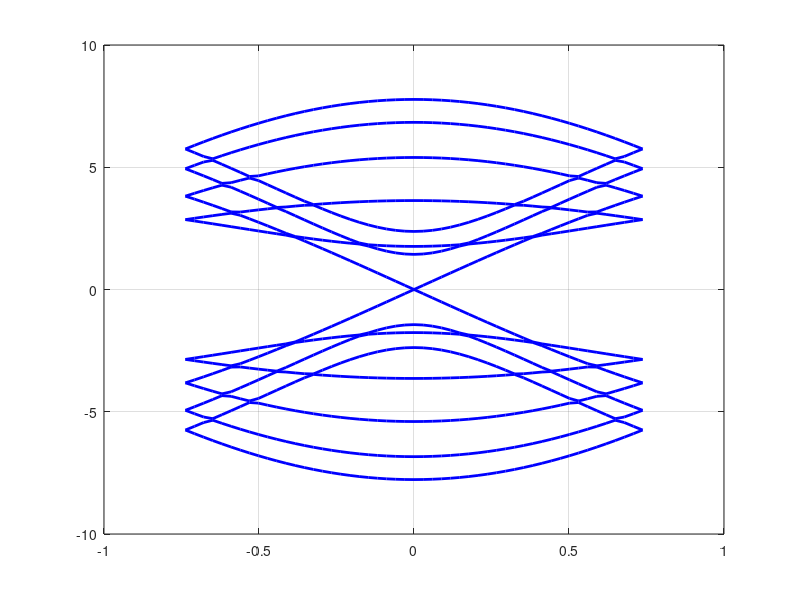

Reproduce this figure in MATLAB.
clear, clc;
format long
%%
N=8;
Numberofunit=1;
Nunit=2*N;
NTOT=Numberofunit*Nunit;
a=1.42;
%%
%%%%%Pos1 is matrix which consists of the positions (in the x-y plane)
%%%of 2N carbon atoms in a unit cell of an armchair GNR%%%%
Pos1=zeros(NTOT,2);
for m=0:Numberofunit-1
 for n=0:1
    for i=1:N
    if rem(i,2)==1
        Pos1(i+n*N+m*2*N,1)=a+n*a+m*3*a;
    end
    if rem(i,2)==0
        Pos1(i+n*N+m*2*N,1)=(a/2)+n*2*a+m*3*a;
    end 
    end
    for i=1:N
        Pos1(i+n*N+m*2*N,2)=(i-1)*(3^0.5)*a/2;
    end
 end
end
%%
%proj2, (b)
%%%%%%%%%%%%%the elements of Disij indicate distance between
%%%%%%%%%%%%%atom i of Pos1 and atom j of Pos2.%%%%%%%%%%%%
Pos2=Pos1;
Dis=zeros(NTOT,NTOT);
for i=1:NTOT
    for j=1:NTOT
        Dis(i,j)=(((Pos1(i,1)-Pos2(j,1))^2)+((Pos1(i,2)-Pos2(j,2))^2))^(0.5);
    end
end

%%
%proj2,  (c)

%%%%%%%%%%%%%the elements of  Hamij indicating the hopping parameter%%%%%%
%%%%%%%%%%%%%between atom i and atom j.%%%%%%%%%
t=-2.7;
Dis2=zeros(NTOT,NTOT);
for i=1:NTOT
    for j=1:NTOT
        if Dis(i,j)<= 2
            Dis2(i,j)=Dis(i,j);
        end
    end
end

Ham=(t/a)*Dis2;
Dis2=zeros(2*N,2*N);
for i=1:2*N
    for j=1:2*N
        if Dis(i,j)<= 2
            Dis2(i,j)=Dis(i,j);
        end
    end
end
%%
h01=zeros(2*N,2*N);
for i=1:N
    if rem(i,2)==0
        h01(i,i+N)=t;
    end
end
%%
KX=-pi/(3*a):pi/(3*a*25):pi/(3*a);
d=zeros(2*N,length(KX));
i=0;
for kx=KX
    i=i+1;
    H=Ham+h01'*exp(1j*kx*3*a)+h01*exp(-1j*kx*3*a);
    d(:,i)=eig(H);
    d=real(sort(d));  
end
%%
figure(1)
 for j=1:2*N
        plot(KX,(d(j,:)),'b','linewidth',2)
        hold on
        grid on
 end
       
  
   